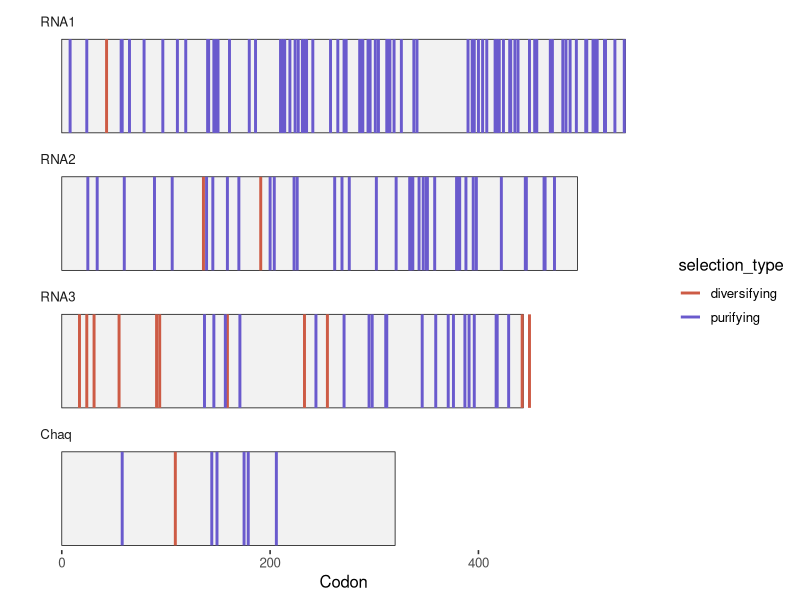

Write the R code that produced this figure.
library(tidyverse)

chaq <- read.csv("analyses/trees/Chaq/Chaq_FEL.csv") %>% 
  mutate(segment = "Chaq")

RNA1 <- read.csv("analyses/trees/RNA1/RNA1_FEL.csv") %>% 
  mutate(segment = "RNA1")

RNA2 <- read.csv("analyses/trees/RNA2/RNA2_FEL.csv") %>% 
  mutate(segment = "RNA2")

RNA3_sim <- read.csv("analyses/trees/RNA3/RNA3_FEL_sim.csv") %>% 
  mutate(segment = "RNA3")

RNA3_else <- read.csv("analyses/trees/RNA3/RNA3_FEL.csv") %>% 
  mutate(segment = "RNA3")

all_invariable <- rbind(chaq, RNA1, RNA2, RNA3_else, RNA3_sim) %>% 
  filter(class == "Invariable") %>% 
  select(segment, codon, alpha, beta, alpha.beta, LRT, p.value, Total.branch.length)

write.csv(all_invariable, file = "analyses/trees/invariable_selection.csv")

all_neutral <- rbind(chaq, RNA1, RNA2, RNA3_else, RNA3_sim) %>% 
  filter(class == "Neutral") %>% 
  select(segment, codon, alpha, beta, alpha.beta, LRT, p.value, Total.branch.length)

write.csv(all_neutral, file = "analyses/trees/invariable_neutral.csv")

all_purifying <- rbind(chaq, RNA1, RNA2, RNA3_else, RNA3_sim) %>% 
  filter(class == "Purifying") %>% 
  select(segment, codon, alpha, beta, alpha.beta, LRT, p.value, Total.branch.length)

write.csv(all_purifying, file = "analyses/trees/purifying_selection.csv")

all_diversifying <- rbind(chaq, RNA1, RNA2, RNA3_else, RNA3_sim) %>% 
  filter(class == "Diversifying") %>% 
  select(segment, codon, alpha, beta, alpha.beta, LRT, p.value, Total.branch.length)

write.csv(all_diversifying, file = "analyses/trees/diversifying_selection.csv")

significant_diversifying <- filter(all_diversifying, p.value < 0.05)
significant_purifying    <- filter(all_purifying,    p.value < 0.05)

significant_diversifying$selection_type <- "diversifying"
significant_purifying$selection_type    <- "purifying"

all_significant <- rbind(significant_diversifying, significant_purifying)

# how long are coding sequence?
# these #s based on FoCo17 sequences, MT742160 - MT742163
RNA1_codons <- 541
RNA2_codons <- 495
RNA3_codons <- 443
Chaq_codons <- 320

codon_lengths <- tibble(
  segment    = c("RNA1",     "RNA2",       "RNA3",      "Chaq"),
  num_codons = c(RNA1_codons, RNA2_codons, RNA3_codons, Chaq_codons)
)

# reorder for plotting: chaq last
all_significant$segment <- fct_relevel(all_significant$segment, "Chaq", after=3)
codon_lengths$segment <- fct_relevel(codon_lengths$segment, "Chaq", after=3)

ggplot(all_significant) +
  geom_rect(data=codon_lengths, 
            aes(xmin = 0, xmax = num_codons, ymin=0, ymax=1),
            linewidth=0.25, color="black", fill="grey95") +
  geom_segment(data=all_significant, 
               aes(x=codon, xend=codon, y=0, yend=1, color=selection_type),
               linewidth=1) +
  facet_wrap(~segment, ncol = 1) + 
  theme_bw(base_size = 12) +
  theme(axis.text.y=element_blank(), 
        axis.ticks.y=element_blank(),
        strip.text = element_text(hjust=0),
        strip.background = element_blank(),
        panel.grid = element_blank(),
        panel.border = element_blank()) +
  scale_color_manual(values=c("coral3", "slateblue")) + 
  xlab("Codon") +
  ylab("")
